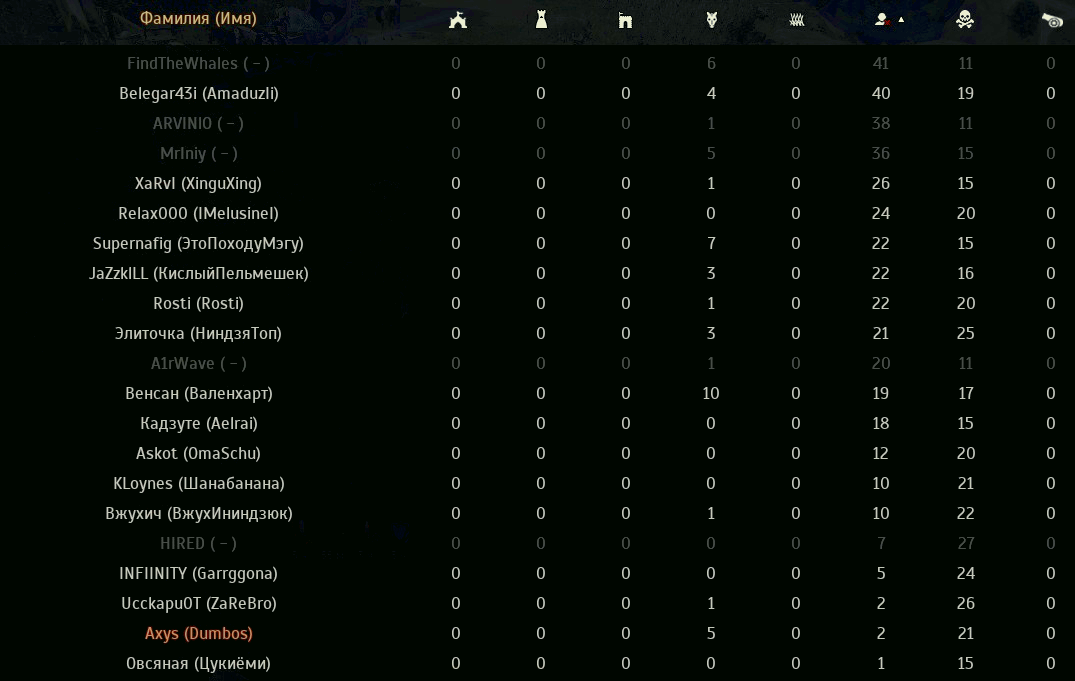
#> input picture cd.png, 1075 x 681 px
$ python siege.py
#> lines starting #> are read from the running program, lines starting #| are printed output that depends on the picture; after the words box and inside, x2 and y2 are one past the last pixel; in counts of white or black regions, pixels touching at a corner belong together
import cv2
import pytesseract
import re
from pytesseract import Output
import os
import openpyxl
pytesseract.pytesseract.tesseract_cmd = r"C:\Program Files\Tesseract-OCR\tesseract.exe"


def extract_text_from_image(image_path, template_path):
#> called with image_path = 'cd.png', template_path = '1.png'
    image = cv2.imread(image_path)
#> image is the input picture: shape (681, 1075, 3); mean B, G, R 6.1, 11.7, 5.9
    image_gray = cv2.cvtColor(image, cv2.COLOR_BGR2GRAY)
    # применяем пороговую бинаризацию
    _, image_thresholded = cv2.threshold(image_gray, 0, 255, cv2.THRESH_BINARY + cv2.THRESH_OTSU)
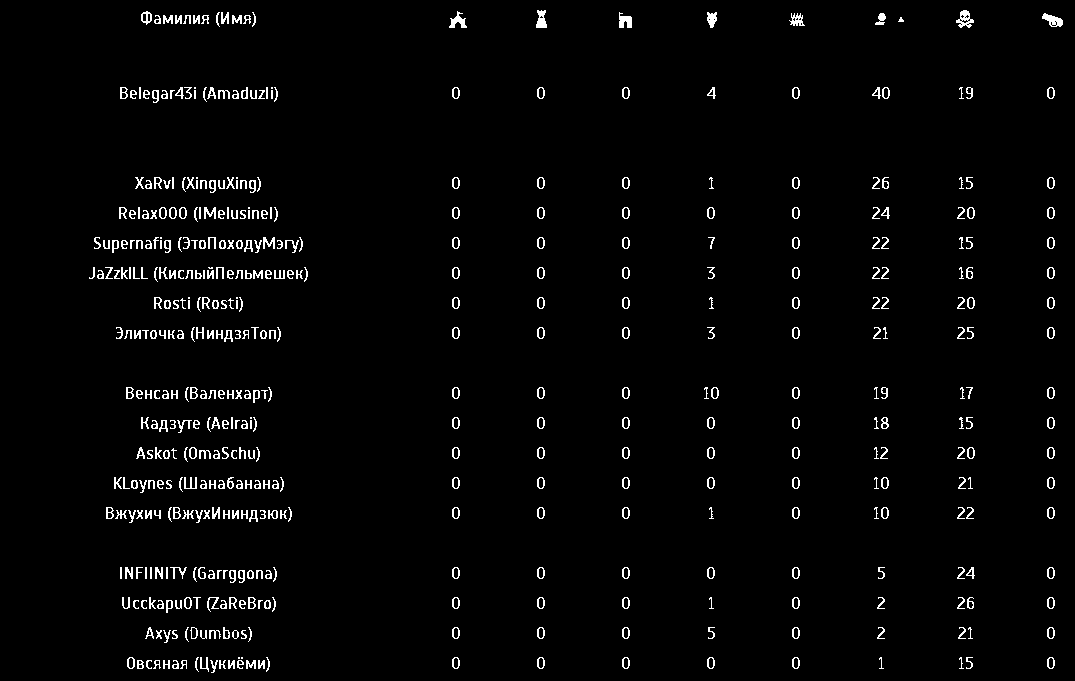
#> image_thresholded: shape (681, 1075); 2.6% white in thin lines or dots, all inside (x1, y1, x2, y2) = (89, 10, 1063, 673)
    template = cv2.imread(template_path, 0)
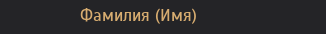
#> input picture 1.png, 326 x 34 px
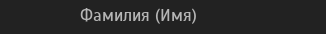
#> template: shape (34, 326); min 34, max 182, mean 40.5

    w, h = template.shape[::-1]
#> w = 326; h = 34

    res = cv2.matchTemplate(image_thresholded, template, cv2.TM_CCOEFF_NORMED)
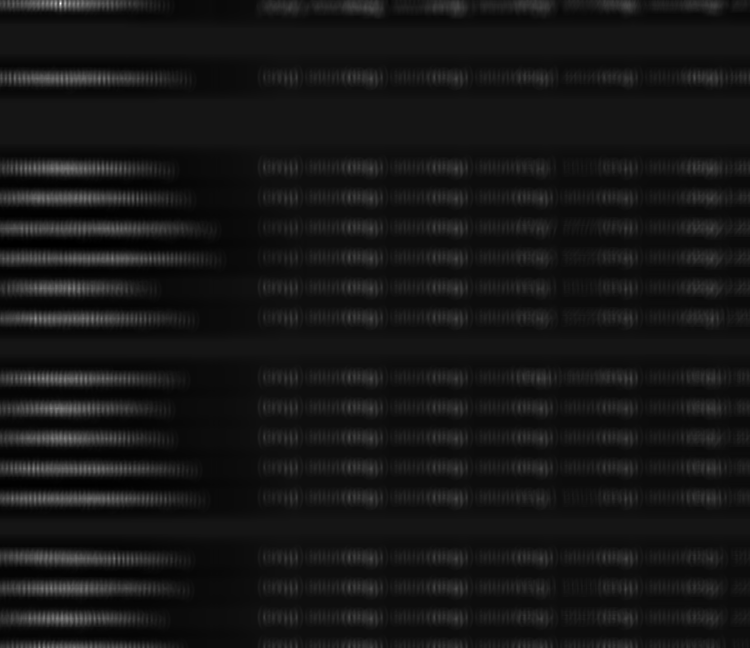
#> res: shape (648, 750) float32; min -0.0892, max 0.954, mean 0.00415; drawn with min black and max white
    min_val, max_val, min_loc, max_loc = cv2.minMaxLoc(res)
#> min_val = -0.0892; max_val = 0.954; min_loc = (85, 245); max_loc = (60, 3)

    top_left = max_loc
#> top_left = (60, 3)
    bottom_right = (top_left[0] + w, image.shape[0])
#> bottom_right = (386, 681)

    crop_img = image[top_left[1]:bottom_right[1], top_left[0]:bottom_right[0]]
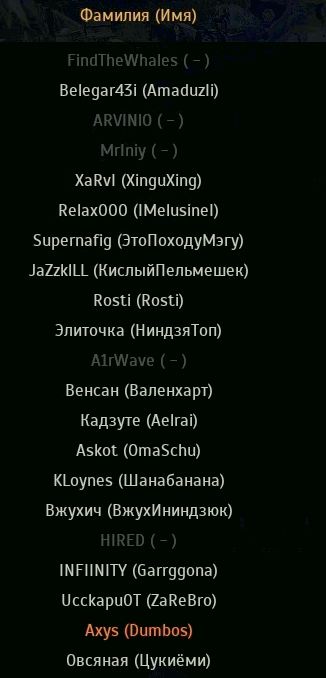
#> crop_img: shape (678, 326, 3); mean B, G, R 10.2, 15.9, 10.5

    extracted_text = pytesseract.image_to_string(crop_img, lang="rus+eng", config="--psm 6")  # Измените аргумент lang на "rus+eng"

    return extracted_text.strip()

def write_data_to_excel(txt_file, excel_file):
    # Создаем новую книгу и добавляем лист
    workbook = openpyxl.Workbook()
    sheet = workbook.active

    # Устанавливаем имена столбцов
    column_names = ["Фамилия", "Убийства", "Смерти", "КД"]
    for col, name in enumerate(column_names, start=1):
        cell = sheet.cell(row=1, column=col)
        cell.value = name

    # Открываем текстовый файл и считываем данные
    with open(txt_file, "r", encoding="utf-8") as f:
        lines = f.readlines()

    # Записываем данные в ячейки Excel
    for row, line in enumerate(lines, start=2):  # начинаем с 2-й строки, так как первая строка содержит имена столбцов
        data = line.strip().split(" - ")
        for col, value in enumerate(data, start=1):
            cell = sheet.cell(row=row, column=col)
            cell.value = value

    # Сохраняем книгу в файл
    workbook.save(excel_file)


def main():
    image_path = "cd.png"
    templates = ["1.png", "2.png", "3.png"]
    stats = []

    for template in templates:
        text = extract_text_from_image(image_path, template)
        stats.append(text)

    surnames = list(filter(None, stats[0].split('\n')))
    kills = list(filter(None, stats[1].split('\n')))
    deaths = list(filter(None, stats[2].split('\n')))

    surnames = [re.sub(r'\(.*?\)', '', name).strip() for name in surnames]
    print("фамилия:", surnames);
    print("Убийства", kills);
    print("death", deaths);
    if len(surnames) == len(kills) == len(deaths):
        stats_file = "stats.txt"

        # Читаем текущие данные из файла
        if os.path.exists(stats_file):
            with open(stats_file, "r", encoding="utf-8") as f:
                current_data = [line.strip().split(" - ") for line in f.readlines()]
        else:
            current_data = []

        # Создаем словарь для хранения текущих данных
        stats_dict = {entry[0]: [int(entry[1]), int(entry[2])] for entry in current_data}

        # Обновляем статистику в словаре
        for i in range(len(surnames)):
            if "Фамилия - 2 - 2" not in f"{surnames[i]} - {kills[i]} - {deaths[i]}" and kills[i].isdigit() and deaths[
                i].isdigit():
                current_kills = int(kills[i])
                current_deaths = int(deaths[i])
                if surnames[i] in stats_dict:
                    stats_dict[surnames[i]][0] += current_kills
                    stats_dict[surnames[i]][1] += current_deaths
                else:
                    stats_dict[surnames[i]] = [current_kills, current_deaths]

        # Записываем обновленную статистику обратно в файл
        with open(stats_file, "w", encoding="utf-8") as f:
            for name, stats in stats_dict.items():
                kills = int(stats[0])
                deaths = int(stats[1])
                if deaths == 0:
                    kd = kills
                else:
                    kd = round(kills / deaths, 2)
                f.write(f"{name} - {stats[0]} - {stats[1]} - {kd}\n")


    else:

        print("Ошибка: Количество фамилий, убийств и смертей не совпадает.")

        print(f"Количество фамилий: {len(surnames)}")

        print(f"Количество убийств: {len(kills)}")

        print(f"Количество смертей: {len(deaths)}")

        print("\nСписок фамилий:")

        for surname in surnames:
            print(surname)

        print("\nСписок убийств:")

        for kill in kills:
            print(kill)

        print("\nСписок смертей:")

        for death in deaths:
            print(death)
    # После записи обновленной статистики обратно в файл, вызовите функцию write_data_to_excel:
    txt_file = "stats.txt"
    excel_file = "stats.xlsx"
    write_data_to_excel(txt_file, excel_file)

if __name__ == "__main__":
    main()
#> (the call stopped at in extract_text_from_image, `extracted_text = pytesseract.image_to_string(crop_img, lang="rus+eng",..`: pytesseract is not available in this run)
